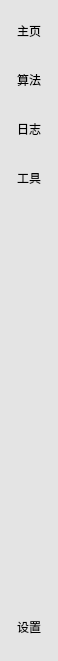
   <widget class="QWidget" name="sideBar" native="true">
    <property name="geometry">
     <rect>
      <x>0</x>
      <y>0</y>
      <width>51</width>
      <height>661</height>
     </rect>
    </property>
    <property name="layoutDirection">
     <enum>Qt::LeftToRight</enum>
    </property>
    <property name="styleSheet">
     <string notr="true">QWidget{
	background-color: rgb(228, 228, 228);  /* 设置背景色为灰色 */
}</string>
    </property>
    <layout class="QGridLayout" name="gridLayout_8">
     <item row="0" column="0">
      <layout class="QVBoxLayout" name="verticalLayout_2">
       <property name="spacing">
        <number>6</number>
       </property>
       <item>
        <widget class="QToolButton" name="home_tB">
         <property name="styleSheet">
          <string notr="true">/* 默认 */
QToolButton{   
	border-top: 3px outset transparent;           /* 上边框宽度3像素、突出显示、颜色为透明 */
	border-bottom: 7px outset transparent;
	border-right: 3px outset transparent;
	border-left: 3px outset transparent;
    min-width: 30px;                            /* 控件最小宽度 */
    min-height: 30px;
	background-color: rgb(228, 228, 228);

}

/* 鼠标悬停 */
QToolButton:hover{
	background-color: rgb(205, 205, 205);
}

/* 点击和按下 */
QToolButton:pressed,QToolButton:checked{
	border-left: 3px outset rgb(93, 95, 97);  /* 左边框宽度3像素、突出显示、颜色为深深灰 */
	background-color: rgb(246, 246, 246);	
}

QPushButton:default {
    border-color: navy; /* make the default button prominent */
}

</string>
         </property>
         <property name="text">
          <string>主页</string>
         </property>
         <property name="checkable">
          <bool>true</bool>
         </property>
         <property name="autoExclusive">
          <bool>false</bool>
         </property>
         <property name="toolButtonStyle">
          <enum>Qt::ToolButtonTextUnderIcon</enum>
         </property>
         <property name="autoRaise">
          <bool>false</bool>
         </property>
        </widget>
       </item>
       <item>
        <widget class="QToolButton" name="image_process_tB">
         <property name="styleSheet">
          <string notr="true">/* 默认 */
QToolButton{   
	border-top: 3px outset transparent;           /* 上边框宽度3像素、突出显示、颜色为透明 */
	border-bottom: 7px outset transparent;
	border-right: 3px outset transparent;
	border-left: 3px outset transparent;
    min-width: 30px;                            /* 控件最小宽度 */
    min-height: 30px;
	background-color: rgb(228, 228, 228);

}

/* 鼠标悬停 */
QToolButton:hover{
	background-color: rgb(205, 205, 205);
}

/* 点击和按下 */
QToolButton:pressed,QToolButton:checked{
	border-left: 3px outset rgb(93, 95, 97);  /* 左边框宽度3像素、突出显示、颜色为深深灰 */
	background-color: rgb(246, 246, 246);	
}

QPushButton:default {
    border-color: navy; /* make the default button prominent */
}

</string>
         </property>
         <property name="text">
          <string>算法</string>
         </property>
         <property name="checkable">
          <bool>true</bool>
         </property>
         <property name="autoExclusive">
          <bool>false</bool>
         </property>
         <property name="toolButtonStyle">
          <enum>Qt::ToolButtonTextUnderIcon</enum>
         </property>
        </widget>
       </item>
       <item>
        <widget class="QToolButton" name="log_tB">
         <property name="styleSheet">
          <string notr="true">/* 默认 */
QToolButton{   
	border-top: 3px outset transparent;           /* 上边框宽度3像素、突出显示、颜色为透明 */
	border-bottom: 7px outset transparent;
	border-right: 3px outset transparent;
	border-left: 3px outset transparent;
    min-width: 30px;                            /* 控件最小宽度 */
    min-height: 30px;
	background-color: rgb(228, 228, 228);

}

/* 鼠标悬停 */
QToolButton:hover{
	background-color: rgb(205, 205, 205);
}

/* 点击和按下 */
QToolButton:pressed,QToolButton:checked{
	border-left: 3px outset rgb(93, 95, 97);  /* 左边框宽度3像素、突出显示、颜色为深深灰 */
	background-color: rgb(246, 246, 246);	
}

QPushButton:default {
    border-color: navy; /* make the default button prominent */
}

</string>
         </property>
         <property name="text">
          <string>日志</string>
         </property>
         <property name="checkable">
          <bool>true</bool>
         </property>
         <property name="autoExclusive">
          <bool>false</bool>
         </property>
         <property name="toolButtonStyle">
          <enum>Qt::ToolButtonTextUnderIcon</enum>
         </property>
        </widget>
       </item>
       <item>
        <widget class="QToolButton" name="tooltB">
         <property name="styleSheet">
          <string notr="true">/* 默认 */
QToolButton{   
	border-top: 3px outset transparent;           /* 上边框宽度3像素、突出显示、颜色为透明 */
	border-bottom: 7px outset transparent;
	border-right: 3px outset transparent;
	border-left: 3px outset transparent;
    min-width: 30px;                            /* 控件最小宽度 */
    min-height: 30px;
	background-color: rgb(228, 228, 228);

}

/* 鼠标悬停 */
QToolButton:hover{
	background-color: rgb(205, 205, 205);
}

/* 点击和按下 */
QToolButton:pressed,QToolButton:checked{
	border-left: 3px outset rgb(93, 95, 97);  /* 左边框宽度3像素、突出显示、颜色为深深灰 */
	background-color: rgb(246, 246, 246);	
}

QPushButton:default {
    border-color: navy; /* make the default button prominent */
}

</string>
         </property>
         <property name="text">
          <string>工具</string>
         </property>
         <property name="checkable">
          <bool>true</bool>
         </property>
         <property name="autoExclusive">
          <bool>false</bool>
         </property>
         <property name="toolButtonStyle">
          <enum>Qt::ToolButtonTextUnderIcon</enum>
         </property>
        </widget>
       </item>
       <item>
        <spacer name="verticalSpacer_4">
         <property name="orientation">
          <enum>Qt::Vertical</enum>
         </property>
         <property name="sizeHint" stdset="0">
          <size>
           <width>20</width>
           <height>40</height>
          </size>
         </property>
        </spacer>
       </item>
       <item>
        <widget class="QToolButton" name="system_setup_tB">
         <property name="styleSheet">
          <string notr="true">/* 默认 */
QToolButton{   
	border-top: 3px outset transparent;           /* 上边框宽度3像素、突出显示、颜色为透明 */
	border-bottom: 7px outset transparent;
	border-right: 3px outset transparent;
	border-left: 3px outset transparent;
    min-width: 30px;                            /* 控件最小宽度 */
    min-height: 30px;
	background-color: rgb(228, 228, 228);

}

/* 鼠标悬停 */
QToolButton:hover{
	background-color: rgb(205, 205, 205);
}

/* 点击和按下 */
QToolButton:pressed,QToolButton:checked{
	border-left: 3px outset rgb(93, 95, 97);  /* 左边框宽度3像素、突出显示、颜色为深深灰 */
	background-color: rgb(246, 246, 246);	
}

QPushButton:default {
    border-color: navy; /* make the default button prominent */
}

</string>
         </property>
         <property name="text">
          <string>设置</string>
         </property>
         <property name="checkable">
          <bool>true</bool>
         </property>
         <property name="autoExclusive">
          <bool>false</bool>
         </property>
         <property name="toolButtonStyle">
          <enum>Qt::ToolButtonTextUnderIcon</enum>
         </property>
        </widget>
       </item>
      </layout>
     </item>
    </layout>
   </widget>
